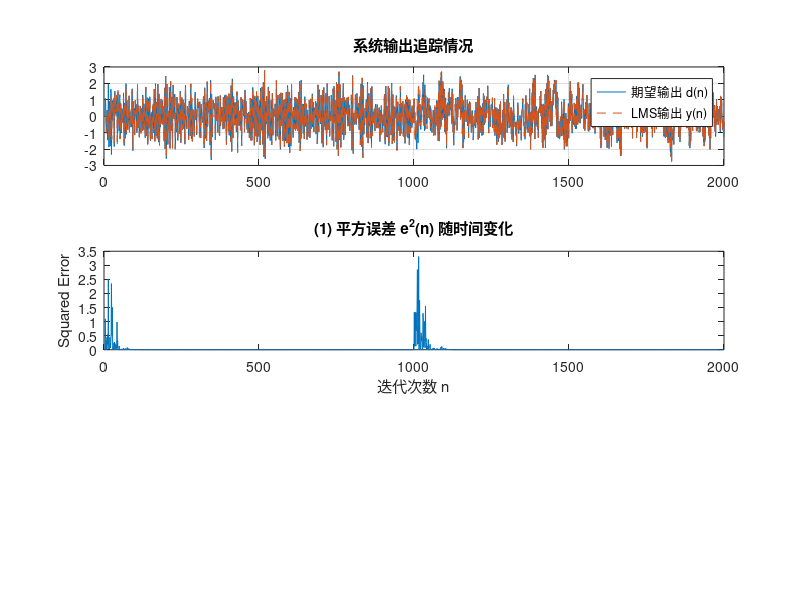

The MATLAB source for this figure: (Note: this script raises an error after producing the figure.)
clear; clc; close all;

%% 1. 参数设置
N = 2000;           % 总采样点数，设定足够长以观察收敛
L = 25;             % FIR滤波器阶数
alpha = 0.5;        % 相对步长
beta = 0.95;        % 平滑参数
switch_time = N/2;  % 开关断开的时间点

%% 2. 生成输入信号
% [-1, 1] 上均匀分布的白噪声
x = 2 * rand(N, 1) - 1; 

%% 3. 生成期望信号 d(n) (模拟未知系统的输出)
% 系统1 (闭环): H1(z) = 1.28 / (1 + 0.64z^-2)
b1 = [0, 0, 1.28]; 
a1 = [1, 0, 0.64];

% 系统2 (开环): H2(z) = 1.28 / (1 - 0.64z^-2)
b2 = [0, 0, 1.28]; 
a2 = [1, 0, -0.64];

% 分段产生输出
d = zeros(N, 1);
% 前半段状态
state = filtic(b1, a1, 0, 0); % 初始状态
[d(1:switch_time), zf] = filter(b1, a1, x(1:switch_time), state);
% 后半段状态 (继承之前的延迟状态，但这题目系统结构变了，简化起见可重置或延续)
% 为了严谨模拟物理开关，这里把前一段的最后输出作为初始状态不太适用，
% 因为分母变了。我们简单地让滤波器从零状态开始响应新的冲击，或者假设连续。
d(switch_time+1:end) = filter(b2, a2, x(switch_time+1:end));

%% 4. LMS 自适应滤波过程
w = zeros(L, 1);       % 权值向量初始化
y = zeros(N, 1);       % 滤波器输出
e = zeros(N, 1);       % 误差信号
mu_record = zeros(N,1);% 记录步长变化

xn_buffer = zeros(L, 1); % 输入缓存

for n = 1:N
    % 更新输入缓存 (模拟移位寄存器)
    xn_buffer = [x(n); xn_buffer(1:L-1)];
    
    % 1. 滤波 (计算输出)
    y(n) = w' * xn_buffer;
    
    % 2. 计算误差
    e(n) = d(n) - y(n);
    
    % 3. 计算变步长 mu(n) = alpha / (beta + ||x||^2)
    x_norm_sq = xn_buffer' * xn_buffer;
    mu = alpha / (beta + x_norm_sq);
    mu_record(n) = mu;
    
    % 4. 更新权值 (NLMS算法)
    w = w + 2 * mu * e(n) * xn_buffer;
end

%% 5. 绘图与分析
figure('Color', 'w');

subplot(3,1,1);
plot(d); hold on; plot(y, '--');
legend('期望输出 d(n)', 'LMS输出 y(n)');
title('系统输出追踪情况');
grid on;

subplot(3,1,2);
plot(e.^2);
title('(1) 平方误差 e^2(n) 随时间变化');
xlabel('迭代次数 n'); ylabel('Squared Error');
xline(switch_time, 'r--', '系统突变点');
grid on;

subplot(3,1,3);
plot(mu_record);
title('步长 \mu(n) 随时间变化');
xlabel('迭代次数 n');
grid on;
